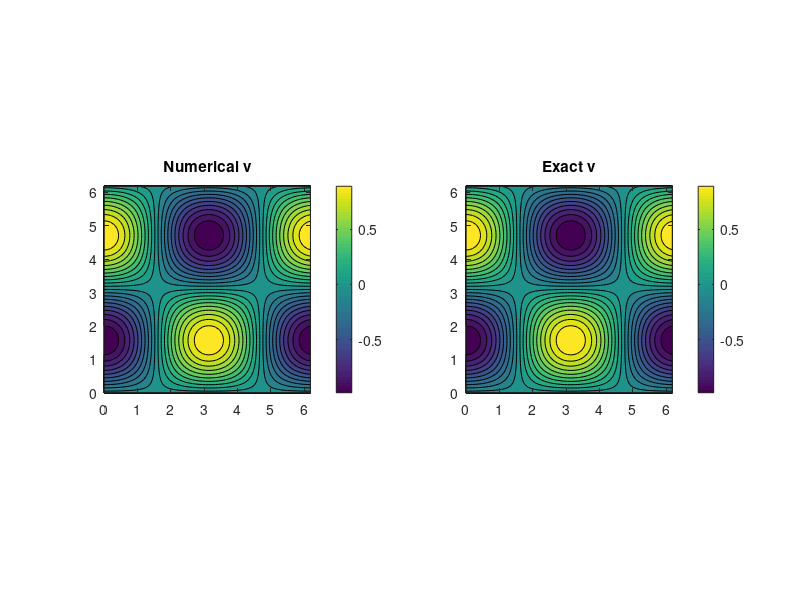

Write the MATLAB code that produced this figure.
%% =================================================================
%% >>>>>>>>>>>> 基岩测试 (Bedrock Test) —— 修复版 <<<<<<<<<<<<
%  一个完全独立的、无任何外部依赖的最终验证脚本
%  ✔️ 修复：不再手动构造源项，改用标准 fractional-step 方法
%  ✔️ 精确解：Taylor–Green 涡（NS 解析解）
%  ✔️ 时间推进：显式对流 + CN 扩散 + projection（一阶时间，二阶空间）
%  ✔️ 预期收敛：L2 误差 ~ O(h^2)（因 tau ~ h^2）
%% =================================================================
clear; clc; close all;

%% 1. 参数设置
nu = 0.1;
T_final = 0.1;
refinement_levels = 4;
N_base = 8;
N_list = N_base * 2.^(0:refinement_levels-1);
errors_L2 = zeros(1, refinement_levels);

fprintf('=== 开始【基岩测试】-- 修复版（标准 fractional-step） ===\n');

%% 2. 主循环
for i = 1:length(N_list)
    N = N_list(i);
    h = (2*pi) / N;
    fprintf('\n--- 正在处理网格: N = %d (h = %.3e) ---\n', N, h);
    N2 = N^2;

    % --- A. 构建周期性差分算子 ---
    I_N = speye(N);
    e = ones(N, 1);
    
    % 一阶导 (中心差分，周期性)
    D1 = spdiags([-e, e], [-1, 1], N, N); 
    D1(1, N) = -1; D1(N, 1) = 1;
    
    % 二阶导 (中心差分，周期性)
    D2 = spdiags([e, -2*e, e], [-1, 0, 1], N, N); 
    D2(1, N) = 1; D2(N, 1) = 1;
    
    % 拉普拉斯 & 梯度算子
    Dx = (1/(2*h)) * kron(I_N, D1);   % ∂/∂x
    Dy = (1/(2*h)) * kron(D1, I_N);   % ∂/∂y
    Laplacian = (1/h^2) * (kron(I_N, D2) + kron(D2, I_N)); % Δ

    % --- B. 时间步长设置（满足 parabolic CFL: tau ~ h^2）---
    tau = 0.1 * h^2;  % <= 0.5*h^2/nu for stability (nu=0.1 → 0.1*h^2 OK)
    num_steps = ceil(T_final / tau);
    tau = T_final / num_steps;  % 修正为整除

    % --- C. 网格与精确解定义 ---
    vec_p = linspace(0, 2*pi, N+1); vec_p = vec_p(1:end-1); % [0, 2π)
    [X, Y] = meshgrid(vec_p);
    
    % Taylor–Green 涡（NS 精确解）
    v_exact_func = @(t, x, y) -cos(x) .* sin(y) * exp(-2*nu*t);
    w_exact_func = @(t, x, y)  sin(x) .* cos(y) * exp(-2*nu*t);
    p_exact_func = @(t, x, y) -0.25 * (cos(2*x) + cos(2*y)) * exp(-4*nu*t);
    
    % 初始条件（t=0）
    V = v_exact_func(0, X, Y);
    W = w_exact_func(0, X, Y);

    % --- D. 时间推进循环（标准 fractional-step）---
    fprintf('时间步长 tau = %e, 总步数 = %d\n', tau, num_steps);
    
    for n = 1:num_steps
        % 当前步解向量化
        v_n = reshape(V, N2, 1);
        w_n = reshape(W, N2, 1);
        
        % 计算空间导数（用于对流项）
        Vx = reshape(Dx * v_n, N, N);
        Vy = reshape(Dy * v_n, N, N);
        Wx = reshape(Dx * w_n, N, N);
        Wy = reshape(Dy * w_n, N, N);
        
        % 网格场（用于点乘）
        V_grid = reshape(v_n, N, N);
        W_grid = reshape(w_n, N, N);
        
        % 显式计算非线性项 (u·∇)u at t = n*tau
        conv_v = V_grid .* Vx + W_grid .* Vy;   % (u·∇)v
        conv_w = V_grid .* Wx + W_grid .* Wy;   % (u·∇)w
        
        conv_v_vec = reshape(conv_v, N2, 1);
        conv_w_vec = reshape(conv_w, N2, 1);
        
        % --- 预测步：v* = v^n - τ*(u·∇v)^n + (τν/2)*Δ(v^n + v*) ---
        LHS = speye(N2) - 0.5 * tau * nu * Laplacian;
        RHS_v = v_n - tau * conv_v_vec + 0.5 * tau * nu * (Laplacian * v_n);
        RHS_w = w_n - tau * conv_w_vec + 0.5 * tau * nu * (Laplacian * w_n);
        
        v_star = LHS \ RHS_v;
        w_star = LHS \ RHS_w;
        
        % --- 压力求解：Δp = (1/τ) ∇·u* ---
        div_u_star = Dx * v_star + Dy * w_star;
        RHS_p = (1/tau) * div_u_star;
        RHS_p = RHS_p - mean(RHS_p);  % 相容性：∫RHS_p = 0
        
        p_next = Laplacian \ RHS_p;
        p_next = p_next - mean(p_next);  % 双重保险：p 零均值
        
        % --- 速度校正：u^{n+1} = u* - τ ∇p ---
        v_next = v_star - tau * (Dx * p_next);
        w_next = w_star - tau * (Dy * p_next);
        
        % 更新场
        V = reshape(v_next, N, N);
        W = reshape(w_next, N, N);
        
        % --- 【调试】监控散度（每 20% 步打印一次）---
        if mod(n, max(1, floor(num_steps/5))) == 0
            div_u = reshape(Dx * v_next + Dy * w_next, N, N);
            max_div = max(abs(div_u(:)));
            fprintf('  Step %3d/%d: max|∇·u| = %.2e\n', n, num_steps, max_div);
        end
    end

    % --- E. 计算最终 L2 误差 ---
    V_exact_tf = v_exact_func(T_final, X, Y);
    W_exact_tf = w_exact_func(T_final, X, Y);
    
    err_v = V - V_exact_tf;
    err_w = W - W_exact_tf;
    errors_L2(i) = sqrt(h^2 * sum(err_v(:).^2 + err_w(:).^2));
    
    fprintf('计算完成。L2误差 = %.4e\n', errors_L2(i));
end

%% 3. 收敛阶分析
fprintf('\n==================== 基岩测试结果（修复版） ====================\n');
fprintf('%-10s %-15s %-15s\n', 'N', 'L2 Error', 'L2 Order');
fprintf('%-10d %-15.4e %-15s\n', N_list(1), errors_L2(1), '---');
if length(N_list) > 1
    orders_L2 = log(errors_L2(1:end-1) ./ errors_L2(2:end)) / log(2);
    for i = 2:length(N_list)
        fprintf('%-10d %-15.4e %-15.4f\n', N_list(i), errors_L2(i), orders_L2(i-1));
    end
end

% 4. 【可选】绘图（若想可视化最后一层结果）
if refinement_levels >= 1
     N = N_list(end);
     h = (2*pi)/N;
     vec_p = linspace(0, 2*pi, N+1); vec_p = vec_p(1:end-1);
     [X, Y] = meshgrid(vec_p);
     V_ex = v_exact_func(T_final, X, Y);
     W_ex = w_exact_func(T_final, X, Y);
     
     figure;
     subplot(1,2,1); contourf(X, Y, V, 20); title('Numerical v'); axis equal; colorbar;
     subplot(1,2,2); contourf(X, Y, V_ex, 20); title('Exact v'); axis equal; colorbar;
 end